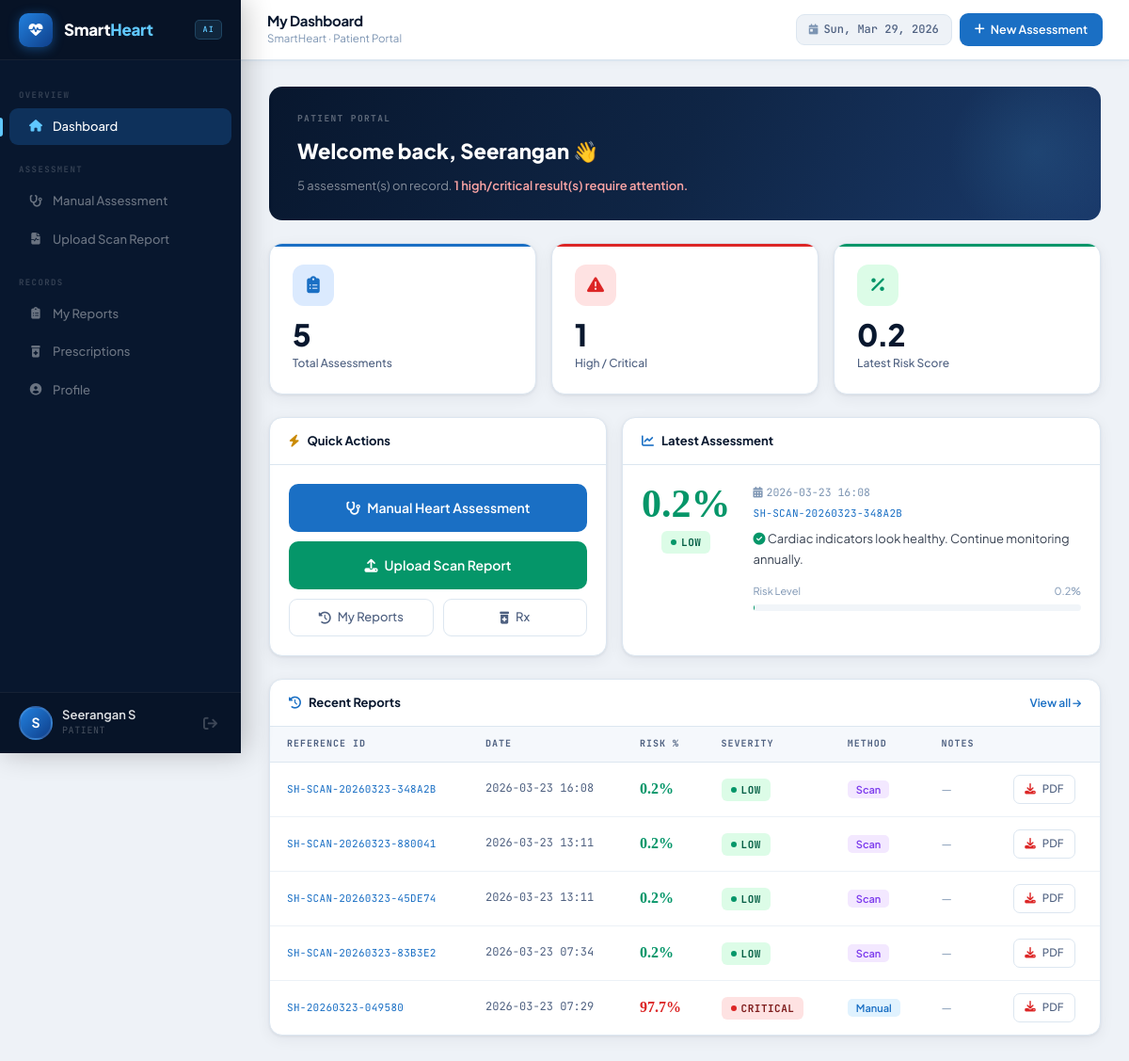
The app's page /patient/dashboard (signed in) with its own data.
### tables this page shows
CREATE TABLE users (
            id INTEGER PRIMARY KEY AUTOINCREMENT,
            name TEXT NOT NULL,
            email TEXT UNIQUE NOT NULL,
            password TEXT NOT NULL,
            role TEXT NOT NULL CHECK(role IN ('doctor','patient')),
            phone TEXT,
            dob TEXT,
            gender TEXT,
            created_at TIMESTAMP DEFAULT CURRENT_TIMESTAMP
        );

CREATE TABLE reports (
            id INTEGER PRIMARY KEY AUTOINCREMENT,
            user_id INTEGER NOT NULL,
            ref_id TEXT UNIQUE NOT NULL,
            age INTEGER,
            gender TEXT,
            bp INTEGER,
            cholesterol INTEGER,
            heart_rate INTEGER,
            sugar INTEGER,
            chest_pain INTEGER,
            risk_score REAL,
            severity TEXT,
            doctor_remarks TEXT,
            input_method TEXT DEFAULT 'manual',
            scan_filename TEXT,
            created_at TIMESTAMP DEFAULT CURRENT_TIMESTAMP,
            FOREIGN KEY (user_id) REFERENCES users(id)
        );

### controllers/patient_controller.py (the view)
@patient_bp.route('/dashboard')
@login_required
def dashboard():
    user = get_user_by_id(session['user_id'])
    reports = get_patient_reports(session['user_id'])
    total = len(reports)
    high_risk = sum(1 for r in reports if r['severity'] in ('High', 'Critical'))
    latest = reports[0] if reports else None
    prescriptions = get_patient_prescriptions(session['user_id'])
    unread_rx = get_unread_prescription_count(session['user_id'])
    return render_template('patient_dashboard.html',
                           user=user, reports=reports[:5],
                           total=total, high_risk=high_risk, latest=latest,
                           prescriptions=prescriptions[:3], unread_rx=unread_rx)

### controllers/patient_controller.py (called while the page is built)
def login_required(f):
    from functools import wraps
    @wraps(f)
    def decorated(*args, **kwargs):
        if 'user_id' not in session or session.get('user_role') != 'patient':
            flash('Please log in as a patient.', 'warning')
            return redirect(url_for('auth.select_role'))
        return f(*args, **kwargs)
    return decorated

### models/database.py (called while the page is built)
def get_db():
    conn = sqlite3.connect(DB_PATH)
    conn.row_factory = sqlite3.Row
    conn.execute("PRAGMA foreign_keys = ON")
    return conn

def get_user_by_id(user_id):
    conn = get_db()
    user = conn.execute('SELECT * FROM users WHERE id = ?', (user_id,)).fetchone()
    conn.close()
    return user

def get_patient_reports(user_id):
    conn = get_db()
    reports = conn.execute('''
        SELECT * FROM reports WHERE user_id = ? ORDER BY created_at DESC
    ''', (user_id,)).fetchall()
    conn.close()
    return reports

def get_patient_prescriptions(patient_id):
    conn = get_db()
    rxs = conn.execute('''
        SELECT p.*, u.name as doctor_name, r.ref_id, r.severity, r.risk_score
        FROM prescriptions p
        JOIN users u ON p.doctor_id = u.id
        JOIN reports r ON p.report_id = r.id
        WHERE p.patient_id = ?
        ORDER BY p.created_at DESC
    ''', (patient_id,)).fetchall()
    conn.close()
    return rxs

def get_unread_prescription_count(patient_id):
    conn = get_db()
    count = conn.execute(
        'SELECT COUNT(*) FROM prescriptions WHERE patient_id = ? AND is_read = 0', (patient_id,)
    ).fetchone()[0]
    conn.close()
    return count

### templates/patient_dashboard.html (shortened to what this page needs)
{% set active = 'dashboard' %}
{% extends "base.html" %}
{% block body %}
{% include '_sidebar.html' %}
<header class="topbar">
  <div class="tb-left">
    <div class="tb-title">My Dashboard</div>
    <div class="tb-sub">SmartHeart · Patient Portal</div>
  </div>
  <div class="tb-right">
    <div class="tb-chip"><i class="fas fa-calendar-day"></i><span class="live-date"></span></div>
    <a href="/patient/assess" class="btn-p"><i class="fas fa-plus"></i><span class="hide-xs"> New Assessment</span></a>
  </div>
</header>
<main class="pw pe">
  <div class="wbanner mb-4">
    <div class="wbanner-deco"></div>
    <div style="position:relative;">
      <div class="wbanner-label">Patient Portal</div>
      <div class="wbanner-title">Welcome back, {{ user.name.split(' ')[0] }} 👋</div>
      <p class="wbanner-sub">
        {% if total==0 %}No assessments yet — start your first cardiac check below.
        {% else %}{{ total }} assessment(s) on record.{% if high_risk>0 %} <span style="color:#fca5a5;font-weight:600;">{{ high_risk }} high/critical result(s) require attention.</span>{% else %} Your recent results look encouraging.{% endif %}{% endif %}
      </p>
    </div>
  </div>
  <div class="row g-3 mb-4">
    <div class="col-6 col-md-4">
      <div class="kpi kpi-blue">
        <div class="kpi-bar"></div>
        <div class="kpi-icon"><i class="fas fa-clipboard-list"></i></div>
        <div class="kpi-val">{{ total }}</div>
        <div class="kpi-lbl">Total Assessments</div>
      </div>
    </div>
    <div class="col-6 col-md-4">
      <div class="kpi kpi-red">
        <div class="kpi-bar"></div>
        <div class="kpi-icon"><i class="fas fa-triangle-exclamation"></i></div>
        <div class="kpi-val">{{ high_risk }}</div>
        <div class="kpi-lbl">High / Critical</div>
      </div>
    </div>
    <div class="col-12 col-md-4">
      <div class="kpi {% if latest %}{% if latest.severity=='Low' %}kpi-green{% elif latest.severity=='Moderate' %}kpi-amber{% else %}kpi-red{% endif %}{% else %}kpi-blue{% endif %}">
        <div class="kpi-bar"></div>
        <div class="kpi-icon"><i class="fas fa-percent"></i></div>
        <div class="kpi-val">{{ latest.risk_score|round(1) if latest else '—' }}</div>
        <div class="kpi-lbl">Latest Risk Score</div>
      </div>
    </div>
  </div>
  <div class="row g-3 mb-4">
    <div class="col-lg-5">
      <div class="card h-100">
        <div class="ch"><i class="fas fa-bolt" style="color:var(--yellow);"></i> Quick Actions</div>
        <div class="cb" style="display:flex;flex-direction:column;gap:10px;">
          <a href="/patient/assess" class="bp" style="justify-content:center;padding:14px;font-size:14px;border-radius:10px;"><i class="fas fa-stethoscope"></i> Manual Heart Assessment</a>
          <a href="/patient/scan-upload" class="bp" style="justify-content:center;padding:14px;font-size:14px;border-radius:10px;background:var(--green);" onmouseover="this.style.background='#047857'" onmouseout="this.style.background='var(--green)'"><i class="fas fa-upload"></i> Upload Scan Report</a>
          <div style="display:grid;grid-template-columns:1fr 1fr;gap:10px;">
            <a href="/patient/reports" class="bo" style="justify-content:center;"><i class="fas fa-history"></i> My Reports</a>
            <a href="/patient/prescriptions" class="bo" style="justify-content:center;position:relative;">
              <i class="fas fa-prescription-bottle-medical"></i> Rx
            </a>
          </div>
        </div>
      </div>
    </div>
    <div class="col-lg-7">
      <div class="card h-100">
        <div class="ch"><i class="fas fa-chart-line" style="color:var(--blue);"></i> Latest Assessment</div>
        <div class="cb">
          {% if latest %}
          <div style="display:flex;gap:24px;align-items:flex-start;flex-wrap:wrap;">
            <div style="text-align:center;min-width:88px;">
              <div style="font-family:'Fraunces',serif;font-size:42px;font-weight:900;line-height:1;color:{% if latest.severity=='Low' %}var(--green){% elif latest.severity=='Moderate' %}var(--yellow){% elif latest.severity=='High' %}var(--orange){% else %}var(--red){% endif %};">{{ latest.risk_score|round(1) }}%</div>
              <span class="rp rp-{{ latest.severity }}" style="margin-top:8px;display:inline-flex;"><span class="dot"></span>{{ latest.severity }}</span>
            </div>
            <div style="flex:1;min-width:160px;">
              <div style="font-size:11.5px;color:var(--muted);margin-bottom:3px;font-family:var(--mono);"><i class="fas fa-calendar-alt me-1"></i>{{ latest.created_at[:16] }}</div>
              <div class="mono mb-2">{{ latest.ref_id }}</div>
              <p style="font-size:13px;color:#374151;line-height:1.65;margin:0 0 14px;">
                {% if latest.severity=='Low' %}<i class="fas fa-circle-check" style="color:var(--green);"></i> Cardiac indicators look healthy. Continue monitoring annually.
                {% elif latest.severity=='Moderate' %}<i class="fas fa-circle-exclamation" style="color:var(--yellow);"></i> Some risk factors detected. Medical consultation advisable.
                {% elif latest.severity=='High' %}<i class="fas fa-triangle-exclamation" style="color:var(--orange);"></i> High-risk profile. Please consult a cardiologist promptly.
                {% else %}<i class="fas fa-radiation" style="color:var(--red);"></i> <strong style="color:var(--red);">Critical risk.</strong> Seek immediate medical attention.{% endif %}
              </p>
              <div style="font-size:11px;color:var(--muted);display:flex;justify-content:space-between;margin-bottom:5px;"><span>Risk Level</span><span>{{ latest.risk_score|round(1) }}%</span></div>
              <div style="background:#f1f5f9;border-radius:6px;height:7px;overflow:hidden;"></div>
            </div>
          </div>
          {% endif %}
        </div>
      </div>
    </div>
  </div>
  {% if reports %}
  <div class="card">
    <div class="ch"><i class="fas fa-clock-rotate-left" style="color:var(--blue);"></i> Recent Reports <a href="/patient/reports" class="chr" style="font-size:12px;color:var(--blue);text-decoration:none;font-weight:600;">View all <i class="fas fa-arrow-right" style="font-size:10px;"></i></a></div>
    <div class="cb p0"><div class="tw"><table class="tbl">
      <thead><tr><th>Reference ID</th><th>Date</th><th>Risk %</th><th>Severity</th><th>Method</th><th>Notes</th><th></th></tr></thead>
      <tbody>{% for r in reports %}
      <tr>
        <td class="mono">{{ r.ref_id }}</td>
        <td style="color:var(--slate);font-size:12px;white-space:nowrap;font-family:var(--mono);">{{ r.created_at[:16] }}</td>
        <td><span style="font-family:'Fraunces',serif;font-size:16px;font-weight:800;color:{% if r.severity=='Low' %}var(--green){% elif r.severity=='Moderate' %}var(--yellow){% elif r.severity=='High' %}var(--orange){% else %}var(--red){% endif %};">{{ r.risk_score|round(1) }}%</span></td>
        <td><span class="rp rp-{{ r.severity }}"><span class="dot"></span>{{ r.severity }}</span></td>
        <td><span style="font-size:11px;padding:3px 9px;border-radius:5px;font-weight:600;background:{% if r.input_method=='scan' %}#f3e8ff{% else %}var(--sky){% endif %};color:{% if r.input_method=='scan' %}#7c3aed{% else %}var(--blue){% endif %};">{{ r.input_method|title }}</span></td>
        <td style="font-size:12.5px;color:var(--slate);max-width:140px;">{% if r.doctor_remarks %}<i class="fas fa-comment-medical" style="color:var(--blue);margin-right:3px;"></i>{{ r.doctor_remarks[:45] }}{% if r.doctor_remarks|length>45 %}…{% endif %}{% else %}<span style="color:var(--muted);">—</span>{% endif %}</td>
        <td><a href="/patient/download-pdf/{{ r.id }}" class="bo bxs"><i class="fas fa-download" style="color:var(--red);"></i> PDF</a></td>
      </tr>{% endfor %}</tbody>
    </table></div></div>
  </div>
  {% endif %}
</main>
{% endblock %}

### templates/base.html (shortened to what this page needs)
<!DOCTYPE html>
<html lang="en">
<head>
  <link rel="stylesheet" href="https://cdn.jsdelivr.net/npm/bootstrap@5.3.2/dist/css/bootstrap.min.css">
  <link rel="stylesheet" href="https://cdnjs.cloudflare.com/ajax/libs/font-awesome/6.5.0/css/all.min.css">
</head>
<body>
{% block body %}{% endblock %}
</body>
</html>

### templates/_sidebar.html (shortened to what this page needs)
{% if session.user_role == 'patient' %}
<aside class="sidebar">
  <div class="sb-logo">
    <div class="sb-mark"><i class="fas fa-heartbeat"></i></div>
    <span class="sb-name">Smart<span>Heart</span></span>
    <span class="sb-tag">AI</span>
  </div>
  <nav class="sb-nav">
    <div class="sb-sec">Overview</div>
    <a href="/patient/dashboard" class="sb-link{% if active=='dashboard' %} active{% endif %}"><i class="fas fa-house"></i>Dashboard</a>
    <div class="sb-sec">Assessment</div>
    <a href="/patient/assess"      class="sb-link{% if active=='assess' %} active{% endif %}"><i class="fas fa-stethoscope"></i>Manual Assessment</a>
    <a href="/patient/scan-upload" class="sb-link{% if active=='scan' %} active{% endif %}"><i class="fas fa-file-waveform"></i>Upload Scan Report</a>
    <div class="sb-sec">Records</div>
    <a href="/patient/reports"       class="sb-link{% if active=='reports' %} active{% endif %}"><i class="fas fa-clipboard-list"></i>My Reports</a>
    <a href="/patient/prescriptions" class="sb-link{% if active=='prescriptions' %} active{% endif %}">
      <i class="fas fa-prescription-bottle-medical"></i>Prescriptions
    </a>
    <a href="/patient/profile" class="sb-link{% if active=='profile' %} active{% endif %}"><i class="fas fa-user-circle"></i>Profile</a>
  </nav>
  <div class="sb-foot">
    <div class="sb-user">
      <div class="sb-av">{{ session.user_name[0]|upper }}</div>
      <div>
        <div class="sb-uname">{{ session.user_name|truncate(18,true,'') }}</div>
        <div class="sb-urole">Patient</div>
      </div>
      <a href="/logout" class="sb-out" title="Logout"><i class="fas fa-arrow-right-from-bracket"></i></a>
    </div>
  </div>
</aside>
{% endif %}

### records on screen
users: user_name "Seerangan S", name "Seerangan"
reports: risk_score "0.2", severity "LOW", created_at "2026-03-23 16:08", ref_id "SH-SCAN-20260323-348A2B", input_method "Scan"
reports: ref_id "SH-SCAN-20260323-880041", created_at "2026-03-23 13:11", risk_score "0.2", severity "LOW", input_method "Scan"
reports: ref_id "SH-SCAN-20260323-45DE74", created_at "2026-03-23 13:11", risk_score "0.2", severity "LOW", input_method "Scan"
reports: ref_id "SH-SCAN-20260323-83B3E2", created_at "2026-03-23 07:34", risk_score "0.2", severity "LOW", input_method "Scan"
reports: ref_id "SH-20260323-049580", created_at "2026-03-23 07:29", risk_score "97.7", severity "CRITICAL", input_method "Manual"

### other values on screen
{{ session.user_name[0]|upper }} "S"
{{ total }} "5"
{{ high_risk }} "1"
